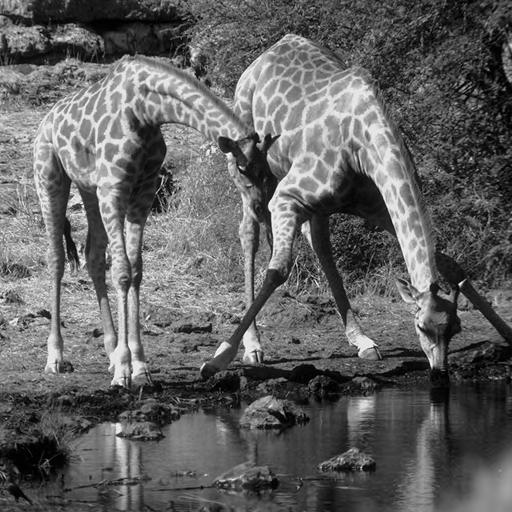
//> input picture code/data/15_Girafes.pgm, 512 x 512 px
$ ./oeuvredetection data/15_Girafes.pgm data/EncryptedOeuvre.png   (built with g++ and OpenCV 4)
//> lines starting //> are read from the running program, lines starting //| are printed output that depends on the picture
#include <iostream>
#include <string>
#include <algorithm>
#include <functional>
#include <array>
#include <cfloat>
#include <map>

#include "BasePermutation.h"
#include "imageanalysis.h"

#include <opencv2/core/types.hpp>
#include <opencv2/core/fast_math.hpp>
#include <opencv2/opencv.hpp>
#include <opencv2/imgproc.hpp>
#include <opencv2/highgui.hpp>
#include <opencv2/imgcodecs.hpp>
#include <opencv2/features2d.hpp>
#include <opencv2/calib3d.hpp>


#define DEBUG_ON_DISPLAY 1

// Detection of oeuvre in image
// Euclidian Distance
template <typename T>
float distance(T p1, T p2)
{
    return static_cast<float>(std::sqrt(std::pow(p2.x - p1.x,2) +  std::pow(p2.y - p1.y, 2)));
}

template <typename T>
// [4 lines left out: function distanceNumber, not called in this run]


template <typename T>
// [21 lines left out: function getGravityCenter, not called in this run]

template < typename T>
// [11 lines left out: function wardDistance, not called in this run]

// min distance between the gravity center
template <typename T>
// [4 lines left out: function gravityDistance, not called in this run]

template <typename T>
// [92 lines left out: function hierarchicalCluster, not called in this run]


// clustered with 4 classes
template <typename T>
void unconformedClustering(const std::vector<T>& vecTocluster, std::vector<int>& vecClustered, const T& center, float radius=0.0f)
{
    vecClustered.clear();
    vecClustered.reserve(vecTocluster.size());

    for (unsigned int k= 0; k < vecTocluster.size(); k++)
    {

        int x = vecTocluster.at(k).x;
        int y = vecTocluster.at(k).y;

        if ( (x < (center.x - radius) && y < (center.y - radius)))
        {
            vecClustered.push_back(0);
        }
        else if (x >= (center.x+radius) && y < (center.y-radius))
        {
            vecClustered.push_back(1);
        }
        else if (x < (center.x -radius) && y >= (center.y + radius))
        {
            vecClustered.push_back(2);
        }
        else if (x >= (center.x +radius) && y >= (center.y + radius))
        {
            vecClustered.push_back(3);
        }
        else
        {
            vecClustered.push_back(4);
        }
    }

}

// remove duplicate points
template <typename T>
void filterPoints(std::vector<T>& features, float threshold = (float)std::sqrt(2))
{
    std::vector<int> index_todelete;
    int Npoints = 0;
    int overall = (int)features.size();

    float dist_mean = 0.0f;
    for (int k = 0; k < overall; k++ )
    {
        for (int j = k; j < overall; j++ )
        {
            float dist = 0.0f;
            if (j==k) { continue; }

            dist = distance(features.at(j), features.at(k));


            if (dist < threshold)
            {
                //std::cout << " Distance between point " << j << "," << k << " : " << dist << std::endl;
                index_todelete.push_back(j);
            }
        }
    }


    // filter unique value to remove
    std::sort(index_todelete.begin(), index_todelete.end());
    index_todelete.erase(std::unique(index_todelete.begin(), index_todelete.end()),  index_todelete.end());
    // remove from end to start
    std::sort(index_todelete.begin(), index_todelete.end(), std::greater<int>());

    // erase duplicate on features vector
    auto it = features.begin();
    for ( int k = 0; k < (int)index_todelete.size(); k++)
    {
        //std::cout << " Remove point " << index_todelete.at(k) << std::endl;
        Npoints++;
        features.erase(features.begin() + index_todelete.at(k) );
    }

    std::cout << "Filtering removed " << Npoints << "/" << overall << " points." << std::endl;

}

template <typename T>
void harrisCornerDetection(const cv::Mat& img, std::vector<T>& harrisCorners, float threshHarris, float threshFilter=(float)std::sqrt(2))
{
    int blockSize = 2;
    int apertureSize = 3;
    double k = 0.04;
    harrisCorners.clear();
    cv::Mat dst = cv::Mat::zeros( img.size(), CV_32FC1 );

    cv::cornerHarris( img, dst, blockSize, apertureSize, k );
    cv::Mat dst_norm;
    cv::Mat dst_norm_scaled;

    cv::normalize( dst, dst_norm, 0, 255, cv::NORM_MINMAX, CV_32FC1, cv::Mat() );
    cv::convertScaleAbs( dst_norm, dst_norm_scaled );

    // detect and display image corner
    for( int i = 0; i < dst_norm.rows ; i++ )
    {
        for( int j = 0; j < dst_norm.cols; j++ )
        {
            if( (int) dst_norm.at<float>(i,j) > threshHarris )
            {
                harrisCorners.push_back( T(j,i) );
                //cv::circle( image, cv::Point(j,i), 5,  cv::Scalar(0, 0, 0, 255), 2, 8, 0 );
            }
        }
    }


    // FILTERING
    filterPoints(harrisCorners,  threshFilter);
}

template <typename T>
// [127 lines left out: functions getVecPoint, getEntropie, getIndexOfPoint, not called in this run]

std::vector<std::pair<float, float>> houghAnalysis(const std::vector<cv::Point2f>& vecClassified, int width, int height,
                                                    float dtheta=1.5f, float drho = 3.2f, float maxtheta=180.f)
{

    //int imgWidth = image.size[1];
    //int imgHeight = image.size[0];

    double maxRho = std::sqrt(width*width + height*height);

    int Ntheta = (int)(maxtheta / dtheta) + 1;
    int Nrho   = (int)(maxRho / drho) + 1;

    // Hough transformation
    std::vector<std::vector<unsigned int> > houghvec(Ntheta, std::vector<unsigned int>(Nrho, 0));

    // pour chaque point
    for (const cv::Point2f& p : vecClassified)
    {
        for (int k=0; k < Ntheta; k++)
        {
            float theta = dtheta * (float)k * 3.14f / 180.0f;
            float rho = p.x * std::cos(theta) + p.y * std::sin(theta);

            int krho = (int) std::abs(rho / drho);
            houghvec[k][krho] += 1;
        }
    }

    cv::Mat testMat = cv::Mat::zeros(Nrho, Ntheta, CV_8UC1);
    const unsigned int minVotes = 4;
    std::vector<std::pair<float, float>> winnerTuple;
    for (int k = 0; k < Ntheta; k++)
    {
        for (int i = 0; i < Nrho; i++)
        {

            testMat.at<uchar>(i, k) = 50*houghvec[k][i];
            if (houghvec[k][i] >= minVotes) {
                winnerTuple.emplace_back((float)k*dtheta, i*drho);
            }
        }
    }

    for (const std::pair<float, float>& wint : winnerTuple)
    {
        std::cout << "Pair : <" << wint.first << "," << wint.second << ">\n";
    }

    if (DEBUG_ON_DISPLAY)
    {
        cv::imshow(" Hough Mat" , testMat);
        cv::waitKey(0);
    }

    return winnerTuple;
}


void displayHoughLines(const std::vector< std::pair<float, float> >& analysisresult, cv::Mat& imageOndisp)
{
    for (const std::pair<float, float>& lines : analysisresult)
    {
        float rho = lines.second;
        float theta = lines.first * 3.14f / 180.0f; // theta = degree

        float a = std::cos(theta);
        float b = std::sin(theta);
        cv::Point2f p0(rho * a, rho * b);

        cv::Point2f p1(p0.x + (int)(10000 * (-b)), p0.y + (int)(10000*a));
        cv::Point2f p2(p0.x - (int)(10000 * (-b)), p0.y - (int)(10000*a));

        cv::line(imageOndisp ,p1, p2, cv::Scalar(0,0,255, 255));


    }
    cv::imshow("Line Houghs", imageOndisp);
    cv::waitKey(0);

}
// ======================================================================================

// ======================================================================================


int main( int argc, char** argv )
{
    cv::Mat image;
    int thresh = 150;
    int max_thresh = 255;
    const char* source_window = "Source image";

    if ( argc != 3 )
    {
        printf("usage: Detection.out <Photography> <patternToDetect.png> \n");
        return -1;
    }


    image = cv::imread( argv[1], cv::IMREAD_GRAYSCALE );
//> image is the input picture: 512 rows x 512 cols, CV_8UC1; min 0, max 249, mean 97.3
    cv::Mat pattern = cv::imread(argv[2], cv::IMREAD_GRAYSCALE );
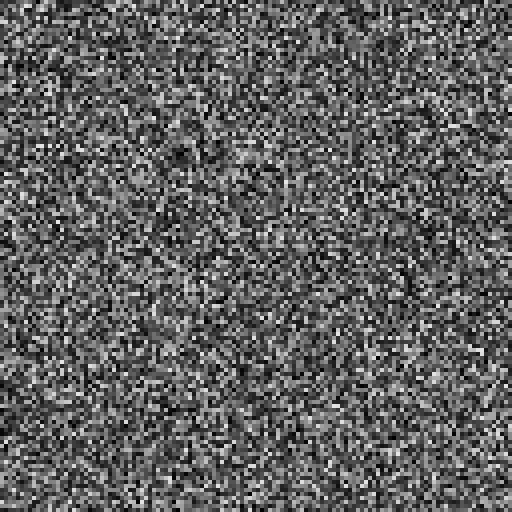
//> input picture code/data/EncryptedOeuvre.png, 512 x 512 px
//> pattern is the input picture: 512 rows x 512 cols, CV_8UC1; min 1, max 230, mean 96.9

    int pattern_width = pattern.size[1];
//> pattern_width = 512
    int pattern_height = pattern.size[0];
//> pattern_height = 512


    if ( !image.data )
    {
        printf("No image data \n");
        return -1;
    }

    // ===============================================================================================
    // Canny to Prevent to much features detection
    // blurred image => contours
    /*cv::Mat blurred;
    image.copyTo(blurred);
    cv::medianBlur(image, blurred, 9);*/

    /*cv::Mat cannyEdge = cv::Mat::zeros(cv::Size(image.size[1], image.size[0]) , CV_8UC1);
    int cannyThreshFound = 250;
    cv::Canny(blurred, cannyEdge, cannyThreshFound, cannyThreshFound*3, 3);*/
    //cv::medianBlur(blackAndWhiteImage, blackAndWhiteImage, 9); */
    cv::Mat blackAndWhiteImage = image.clone();
    blackAndWhiteImage.convertTo(blackAndWhiteImage, -1, 1.5f, 0.0f);
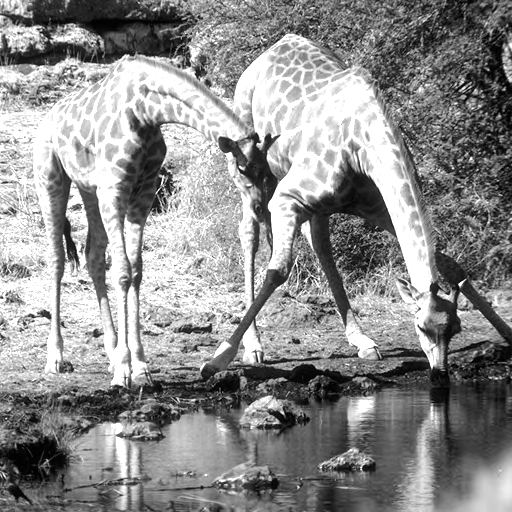
//> blackAndWhiteImage: 512 rows x 512 cols, CV_8UC1; min 0, max 255, mean 140.6

    //cv::threshold(image, blackAndWhiteImage, 50, 255, cv::THRESH_BINARY);
    cv::namedWindow("Enhnaced", cv::WINDOW_NORMAL);
    cv::imshow("Enhnaced", blackAndWhiteImage);
    cv::waitKey(0);


    // FEATURES DETECTION : Harris Corner
    std::vector<cv::Point2f> harrisCornersimg;
    harrisCornerDetection(blackAndWhiteImage, harrisCornersimg, (float)thresh, 4.0f);
//> in harrisCornerDetection, `cv::cornerHarris( img, dst, blockSize, apertureSize, k );`:
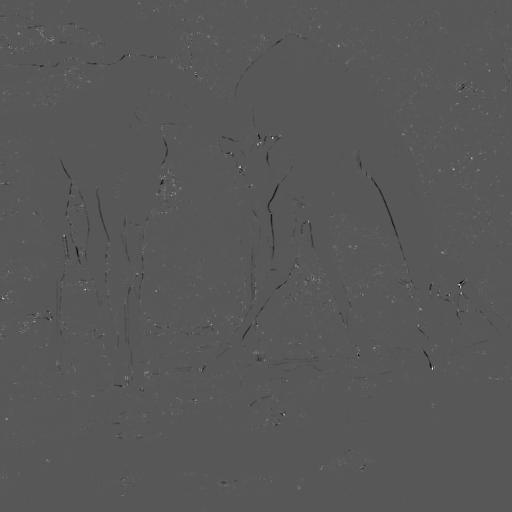
//> dst: 512 rows x 512 cols, CV_32FC1; min -0.0198, max 0.0377, mean 3.72e-05; drawn with min black and max white
//> after the loop in harrisCornerDetection, `for( int i = 0; i < dst_norm.rows ; i++ )`: harrisCorners = 34 Points (x, y), first 12: [129, 55], [195, 74], [272, 137], [272, 138], [260, 142], [257, 144], [471, 158], [240, 166], [239, 167], [240, 167], [453, 169], [175, 193]
//> in filterPoints, `int overall = (int)features.size();`: overall = 34
//> the loop in filterPoints, `for (int k = 0; k < overall; k++ )` made 34 passes
//> after the loop in filterPoints, `for (int k = 0; k < overall; k++ )`: index_todelete = [3, 5, 8, 9, 9, 17, 18, 19, 18, 19, 19, 21, 24, 31, 32, 32]
//> in filterPoints, `std::sort(index_todelete.begin(), index_todelete.end());`: index_todelete = [3, 5, 8, 9, 9, 17, 18, 18, 19, 19, 19, 21, 24, 31, 32, 32]
//> in filterPoints, `index_todelete.erase(std::unique(index_todelete.begin(), index_todelet..`: index_todelete = [3, 5, 8, 9, 17, 18, 19, 21, 24, 31, 32]
//> in filterPoints, `std::sort(index_todelete.begin(), index_todelete.end(), std::greater<i..`: index_todelete = [32, 31, 24, 21, 19, 18, 17, 9, 8, 5, 3]
//> the loop in filterPoints, `for ( int k = 0; k < (int)index_todelete.size(); k++)` made 11 passes
//> after the loop in filterPoints, `for ( int k = 0; k < (int)index_todelete.size(); k++)`: Npoints = 11
//| Filtering removed 11/34 points.
//> in harrisCornerDetection, `filterPoints(harrisCorners,  threshFilter);`: harrisCorners = 23 Points (x, y), first 12: [129, 55], [195, 74], [272, 137], [260, 142], [471, 158], [240, 166], [453, 169], [175, 193], [171, 195], [308, 221], [64, 235], [442, 252]
//> harrisCornersimg has the same summary as harrisCorners in harrisCornerDetection

    // SET CLASS "CLUSTERING"
    cv::Point2f centerImage = { image.cols/2.0f, image.rows/2.0f };
//> centerImage = Point(256, 256)
    std::vector<int> vecClustered;
    unconformedClustering(harrisCornersimg, vecClustered, centerImage, (float)image.cols/10.f ); //image.cols/6.0f
//> the loop in unconformedClustering, `for (unsigned int k= 0; k < vecTocluster.size(); k++)` made 23 passes
//> vecClustered = 23 values, max 4 at index 2, min 0 at index 0, mean 2.83

    // FEATURES DETECTION : Harris Corner Pattern
    std::vector<cv::Point2f> harrisCornerspattern;
    harrisCornerDetection(pattern, harrisCornerspattern, (float)thresh, 4.0f);
//> the loop in filterPoints (call 2), `for ( int k = 0; k < (int)index_todelete.size(); k++)` made 87 passes
//| Filtering removed 87/251 points.
//> harrisCornerspattern = 164 Points (x, y), first 12: [203, 5], [31, 7], [25, 9], [229, 13], [47, 17], [145, 19], [155, 23], [203, 23], [401, 25], [465, 29], [431, 31], [69, 37]

    // ===============================================================================================
    // trying to find a good match for each clustered class 0 1 2 3
    std::vector<cv::Point2f> pointofClass;
    for (int k=0; k < vecClustered.size(); k++)
    {
        if (vecClustered.at(k) == 0 )
        {
            pointofClass.push_back(harrisCornersimg.at(k));

        }
    }
//> this loop made 23 passes

    // =========================================================
    // HOUGH TRANFORMATION
    // 0 à 2pi

    int imgWidth = image.size[1];
//> imgWidth = 512
    int imgHeight = image.size[0];
//> imgHeight = 512
    float diag = (float)std::sqrt(imgWidth*imgWidth + imgHeight*imgHeight);
//> diag = 724.1
    float drho = diag*0.000685f ;
//> drho = 0.496

    std::vector<std::pair<float, float>> houghlines = houghAnalysis(pointofClass, imgWidth, imgHeight,
                                                                    2.0f, drho);
//> the loop in houghAnalysis, `for (const cv::Point2f& p : vecClassified)` made 4 passes
//> after the loop in houghAnalysis, `for (int k = 0; k < Ntheta; k++)`:
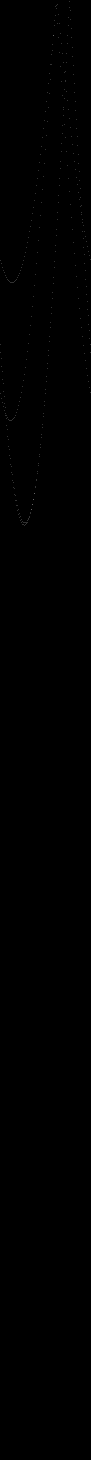
//> testMat: 1460 rows x 91 cols, CV_8UC1; min 0, max 100, mean 0.1
    displayHoughLines(houghlines, blackAndWhiteImage);

    // Lines Detection done => each line must define our pattern template
    // All points that belongs to a line are valid
    // Valid only these points

    std::vector<unsigned int> validIndexbyHough;
    /* theta, rho */

    for (int k = 0; k < pointofClass.size(); k++)
    {

        for (const auto& line : houghlines)
        {
            float rho = line.second;
            float theta = line.first;
            float rhop = pointofClass[k].x*std::cos(theta * 3.14f /180.0f) + pointofClass[k].y*std::sin(theta * 3.14f /180.0f);

            if (std::abs(std::abs(rhop) - rho) < drho)
            {
                validIndexbyHough.push_back(k);
                if (DEBUG_ON_DISPLAY){
                    std::cout << "Point valid by Hough : " <<  pointofClass[k].x  << "," << pointofClass[k].y << std::endl;
                }

                break;
            }

        }
    }
//> this loop made 4 passes


    // Remove invalid points
    std::vector <unsigned int> removeIndex;
    for (unsigned int k= 0; k < pointofClass.size(); k++)
    {
        if (std::find(validIndexbyHough.begin(),validIndexbyHough.end(), k) == std::end(validIndexbyHough))
        {
            removeIndex.push_back(k);
        }
    }

    std::sort(removeIndex.begin(), removeIndex.end(), std::greater<unsigned int>());
    for (const unsigned int& index : removeIndex)
    {
        pointofClass.erase(pointofClass.begin() + index);
    }

    if (DEBUG_ON_DISPLAY){
        std::cout << "Number of valid points by Hough = " << pointofClass.size() << std::endl;
//| Number of valid points by Hough = 0
    }
    // ==========================================================================================
    // determine ROI
    cv::Point2f topLeft = cv::Point2f(FLT_MAX, FLT_MAX);
    cv::Point2f topRight = cv::Point2f(FLT_MIN, FLT_MAX);
    cv::Point2f bottomLeft = cv::Point2f(FLT_MAX, FLT_MIN);
    cv::Point2f bottomRight = cv::Point2f(FLT_MIN, FLT_MIN);
    // doesnt work for perspective deformation
    for (const cv::Point2f& p : pointofClass )
    {
        if (p.x <= topLeft.x && p.y < topLeft.y)
        {
            topLeft = cv::Point2f(p);
        }

        if (p.x >= topRight.x && p.y <= topRight.y)
        {
            topRight = cv::Point2f(p);
        }

        if (p.x <= bottomLeft.x && p.y > bottomLeft.y)
        {
            bottomLeft = cv::Point2f(p);
        }

        if (p.x >= bottomRight.x && p.y > bottomRight.y)
        {
            bottomRight = cv::Point2f(p);
        }
    }
//> this loop made 0 passes
//> after the loop, topLeft = Point(3.4e+38, 3.4e+38); topRight = Point(1.18e-38, 3.4e+38); bottomLeft = Point(3.4e+38, 1.18e-38); bottomRight = Point(1.18e-38, 1.18e-38)

    std::cout << " Point TopLeft " << topLeft << std::endl;
//|  Point TopLeft [3.40282e+38, 3.40282e+38]
    std::cout << " Point topRight " << topRight << std::endl;
//|  Point topRight [1.17549e-38, 3.40282e+38]
    std::cout << " Point bottomLeft " << bottomLeft << std::endl;
//|  Point bottomLeft [3.40282e+38, 1.17549e-38]
    std::cout << " Point bottomRight " << bottomRight << std::endl;
//|  Point bottomRight [1.17549e-38, 1.17549e-38]

    float xi = topLeft.x - topLeft.x*0.05f > 0 ? topLeft.x - topLeft.x*0.05f : topLeft.x;
//> xi = 3.23e+38
    float yi = topLeft.y - topLeft.y*0.05f > 0 ? topLeft.y - topLeft.y*0.05f : topLeft.y;
//> yi = 3.23e+38
    float wi = (bottomRight.x*1.05f - xi) < image.cols ?  (bottomRight.x*1.05f  - xi) : bottomRight.x ;
//> wi = -3.23e+38
    float hi = (bottomRight.y*1.05f - yi) < image.rows ?  (bottomRight.y*1.05f  - yi) : bottomRight.y ;
//> hi = -3.23e+38

    float patternDiag = distance(topLeft, bottomRight);
//> patternDiag = inf

    cv::Rect2i roi = cv::Rect2f(xi, yi, wi, hi);
//> roi = Rect(-2147483648, -2147483648, -2147483648, -2147483648)
//> (the run ends here: the program stops with an error, at `cv::Mat pattern_extracted = image(roi);`)
